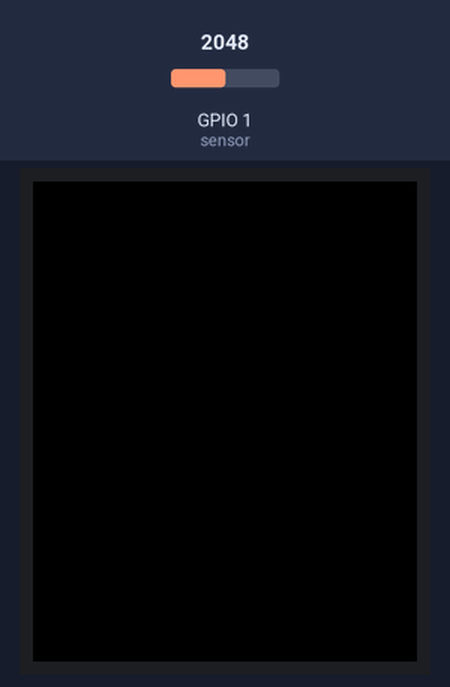
Simulated run of this sketch. Board: ESP32-S3. On the bench: 128×160 colour display. Inputs (shaded band) come from the test bench; at power-on: GPIO 1 (sensor) = 2048. What the sketch prints to the serial monitor is not drawn.

Above: at 1.8 s.
1.9 s: GPIO 1 (sensor) set to 589
4.1 s: GPIO 1 (sensor) set to 506
At 5.7 s:
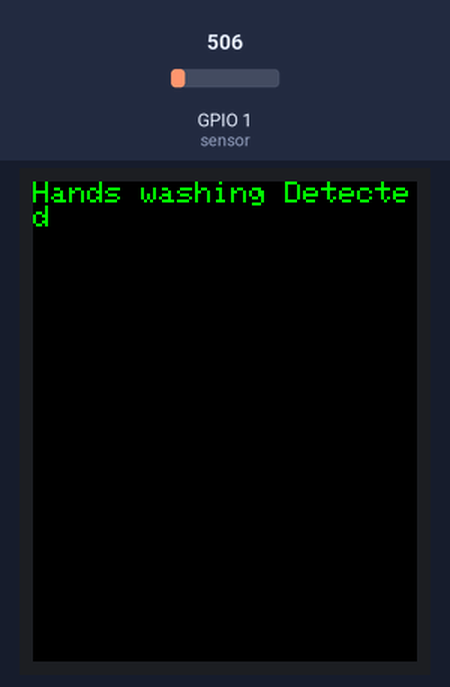
At 12.3 s:
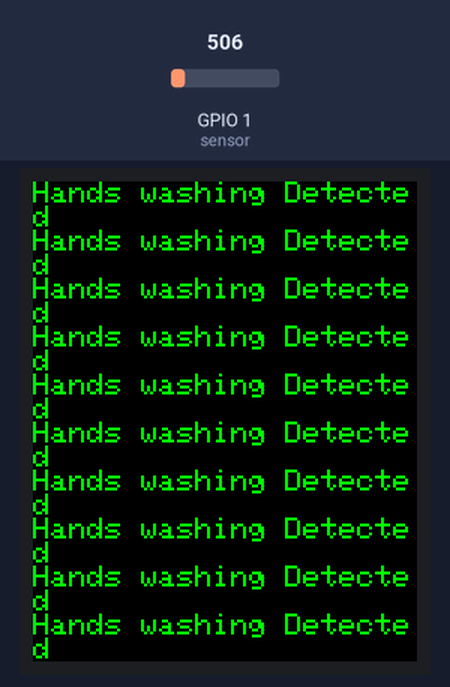
Timing chart, 0 to 13.6 s (numbered marks = the images above; inputs shaded):
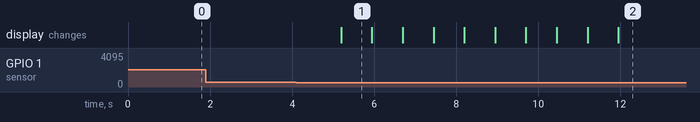

The sketch:

dist_and_display.ino
```cpp
#include <Adafruit_GFX.h>    // Core graphics library
#include <Adafruit_ST7735.h> // Hardware-specific library for ST7735
#include <Adafruit_ST7789.h> // Hardware-specific library for ST7789
#include <SPI.h>

#ifdef ADAFRUIT_HALLOWING
  #define TFT_CS        39 // Hallowing display control pins: chip select
  #define TFT_RST       37 // Display reset
  #define TFT_DC        38 // Display data/command select
  #define TFT_BACKLIGHT  7 // Display backlight pin

#elif defined(ESP32)
  #define TFT_CS         5
  #define TFT_RST        22
  #define TFT_DC         21

    //
  // define not needed for all pins; reference for ESP32 physical pins connections to VSPI:
  // SDA  GPIO23 aka VSPI MOSI
  // SCLK GPIO18 aka SCK aka VSPI SCK
  // D/C  GPIO21 aka A0 (also I2C SDA)
  // RST  GPIO22 aka RESET (also I2C SCL)
  // CS   GPIO5  aka chip select
  // LED  3.3V
  // VCC  5V
  // GND - GND
  //
#elif defined(ESP8266)
  #define TFT_CS         4
  #define TFT_RST        16
  #define TFT_DC         5

#else
  // For the breakout board, you can use any 2 or 3 pins.
  // These pins will also work for the 1.8" TFT shield.
  #define TFT_CS        10
  #define TFT_RST        9 // Or set to -1 and connect to Arduino RESET pin
  #define TFT_DC         8
#endif

// OPTION 1 (recommended) is to use the HARDWARE SPI pins, which are unique
// to each board and not reassignable. For Arduino Uno: MOSI = pin 11 and
// SCLK = pin 13. This is the fastest mode of operation and is required if
// using the breakout board's microSD card.

// For 1.44" and 1.8" TFT with ST7735 (including HalloWing) use:
Adafruit_ST7735 tft = Adafruit_ST7735(TFT_CS, TFT_DC, TFT_RST);

// For 1.54" TFT with ST7789:
//Adafruit_ST7789 tft = Adafruit_ST7789(TFT_CS, TFT_DC, TFT_RST);

// OPTION 2 lets you interface the display using ANY TWO or THREE PINS,
// tradeoff being that performance is not as fast as hardware SPI above.
//#define TFT_MOSI 11  // Data out
//#define TFT_SCLK 13  // Clock out
//Adafruit_ST7735 tft = Adafruit_ST7735(TFT_CS, TFT_DC, TFT_MOSI, TFT_SCLK, TFT_RST);

float p = 3.1415926;

#define sensor A0 // Sharp IR GP2Y0A41SK0F (4-30cm, analog)
void setup() {
 Serial.begin(9600); // start the serial port
 #ifdef ADAFRUIT_HALLOWING
  // HalloWing is a special case. It uses a ST7735R display just like the
  // breakout board, but the orientation and backlight control are different.
  tft.initR(INITR_HALLOWING);        // Initialize HalloWing-oriented screen
  pinMode(TFT_BACKLIGHT, OUTPUT);
  digitalWrite(TFT_BACKLIGHT, HIGH); // Backlight on
#else
  // Use this initializer if using a 1.8" TFT screen:
  tft.initR(INITR_BLACKTAB);      // Init ST7735S chip, black tab

  // OR use this initializer (uncomment) if using a 1.44" TFT:
  //tft.initR(INITR_144GREENTAB); // Init ST7735R chip, green tab

  // OR use this initializer (uncomment) if using a 0.96" 180x60 TFT:
  //tft.initR(INITR_MINI160x80);  // Init ST7735S mini display

  // OR use this initializer (uncomment) if using a 1.54" 240x240 TFT:
  //tft.init(240, 240);           // Init ST7789 240x240
#endif
  Serial.println(F("Display Initialized"));

  uint16_t time = millis();
  tft.fillScreen(ST77XX_BLACK);
  time = millis() - time;

  Serial.println(time, DEC);
  delay(500);

  // large block of text
  tft.fillScreen(ST77XX_BLACK);
  tft.setCursor(0, 0);
  tft.setTextColor(ST77XX_GREEN);

}
void loop() {
 // 5v
  float volts = analogRead(sensor)*0.0048828125;  // value from sensor * (5/1024)
  double distance = 26.4*pow(volts, -1); // worked out from datasheet graph
  delay(750); // slow down serial port
  Serial.print(volts);
  Serial.print('\t');
  Serial.print(distance);
  Serial.println(" cm");

  if(distance >= 10 && distance <40){
    //switch display
    tft.setTextWrap(true);
    tft.print("Hands washing Detected");
    tft.print('\n');
  }
}
```

Measured:
- the behaviour switches between 541 and 540 on GPIO 1 (sensor) (found by bisection; images 0 and 1)
- after the input at 1.9 s, every drawn part: stays the same
- after the input at 4.1 s, the display: changes after 1.1 s (image 1)
- what the display in image 1 shows lasts 0.7 s, from 5.2 s to 5.9 s
